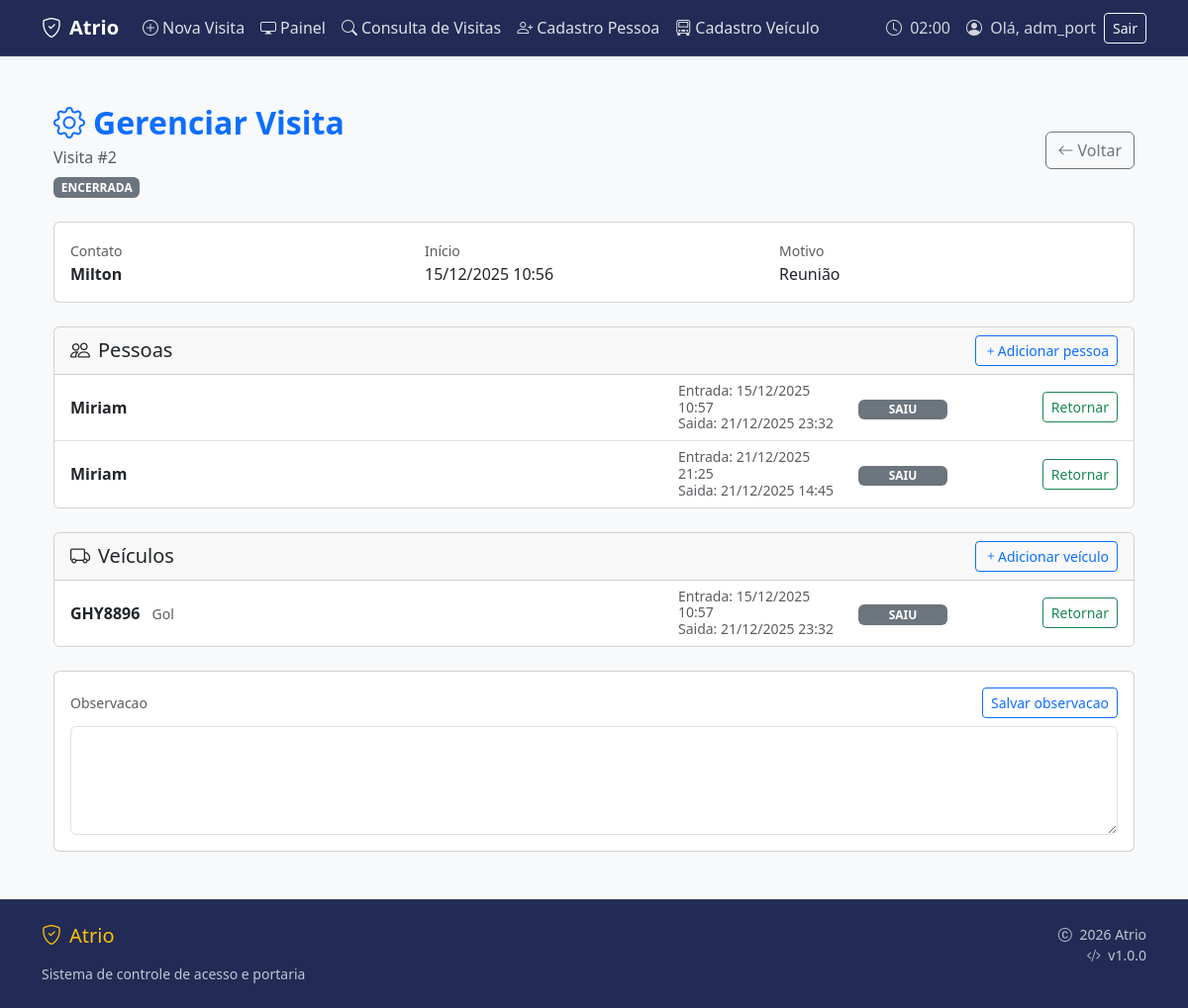
/visitas/2/ (signed in), run on the app's committed database.
### apps/visitas/models.py (models this page shows, shortened)
class GrupoVisita(models.Model):
    criado_por = models.ForeignKey(
        settings.AUTH_USER_MODEL,
        on_delete=models.SET_NULL,
        null=True,
        blank=True,
        related_name="visitas_criadas"
    )
    data_entrada = models.DateTimeField(auto_now_add=True)
    data_saida = models.DateTimeField(blank=True, null=True)
    autorizado_por = models.CharField(max_length=200, blank=True, null=True)
    motivo = models.CharField(max_length=200, blank=True, null=True)
    observacao = models.TextField(blank=True, null=True)

class VisitaPessoa(models.Model):
    grupo = models.ForeignKey(
        GrupoVisita,
        on_delete=models.CASCADE,
        related_name="pessoas"
    )
    pessoa = models.ForeignKey(
        "pessoas.Pessoa",
        on_delete=models.CASCADE
    )
    data_entrada = models.DateTimeField(auto_now_add=True)
    data_saida = models.DateTimeField(blank=True, null=True)

class VisitaVeiculo(models.Model):
    grupo = models.ForeignKey(
        GrupoVisita,
        on_delete=models.CASCADE,
        related_name="veiculos"
    )
    veiculo = models.ForeignKey(
        "veiculos.Veiculo",
        on_delete=models.CASCADE
    )
    data_entrada = models.DateTimeField(auto_now_add=True)
    data_saida = models.DateTimeField(blank=True, null=True)

### apps/pessoas/models.py (models this page shows, shortened)
class Pessoa(models.Model):
    TIPO_CHOICES = [
        ("visitante", "Visitante"),
        ("funcionario", "Funcionário"),
        ("motorista", "Motorista"),
    ]
    nome = models.CharField(max_length=200)
    empresa = models.CharField(max_length=200, blank=True, null=True)
    tipo = models.CharField(max_length=20, choices=TIPO_CHOICES, blank=True, null=True)
    observacao = models.TextField(blank=True, null=True)
    criado_em = models.DateTimeField(auto_now_add=True)
    class Meta:
        app_label = "pessoas"

### apps/veiculos/models.py (models this page shows, shortened)
class Veiculo(models.Model):
    placa = models.CharField(max_length=7, unique=True)
    modelo = models.CharField(max_length=100, blank=True, null=True)
    cor = models.CharField(max_length=50, blank=True, null=True)
    empresa = models.CharField(max_length=200, blank=True, null=True)
    tipo = models.CharField(max_length=50, blank=True, null=True)
    observacao = models.TextField(blank=True, null=True)
    criado_em = models.DateTimeField(auto_now_add=True)
    class Meta:
        app_label = "veiculos"

### apps/ui/views.py (the view)
# urls.py: path('visitas/<int:id>/', views.gerenciar_visita, name='gerenciar_visita'),
@login_required
def gerenciar_visita(request, id):
    visita = get_object_or_404(GrupoVisita, pk=id)
    pessoas = VisitaPessoa.objects.filter(grupo=visita).select_related("pessoa")
    veiculos = VisitaVeiculo.objects.filter(grupo=visita).select_related("veiculo")
    return render(request, "ui/gerenciar_visita.html", {
        "visita": visita,
        "pessoas": pessoas,
        "veiculos": veiculos,
    })

### apps/ui/templates/ui/gerenciar_visita.html (shortened to what this page needs)
{% extends "ui/base.html" %}
{% load static %}
{% block content %}
<div class="container-fluid py-4">
  <div class="d-flex justify-content-between align-items-center mb-4">
    <div>
      <h2 class="fw-bold text-primary mb-1">
        <i class="bi bi-gear me-2"></i>Gerenciar Visita
      </h2>
      <p class="text-muted mb-0">
        Visita #{{ visita.id }}
      </p>
      {% if visita.data_saida %}
        <span class="badge bg-secondary mt-2">ENCERRADA</span>
      {% else %}
        <span class="badge bg-success mt-2">ABERTA</span>
      {% endif %}
    </div>
    <div class="d-flex gap-2">
      <a href="{% url 'ui:visitas' %}" class="btn btn-outline-secondary" id="btnVoltarVisitas" data-default-url="{% url 'ui:visitas' %}">
        <i class="bi bi-arrow-left me-1"></i>Voltar
      </a>
    </div>
  </div>
  <div class="card mb-4">
    <div class="card-body">
      <div class="row g-3">
        <div class="col-md-4">
          <small class="text-muted">Contato</small>
          <div class="fw-semibold">{{ visita.autorizado_por }}</div>
        </div>
        <div class="col-md-4">
          <small class="text-muted">Início</small>
          <div>{{ visita.data_entrada|date:"d/m/Y H:i" }}</div>
        </div>
        <div class="col-md-4">
          <small class="text-muted">Motivo</small>
          <div>{{ visita.motivo|default:"-" }}</div>
        </div>
      </div>
    </div>
  </div>
  <div class="card mb-4">
    <div class="card-header d-flex justify-content-between align-items-center">
      <h5 class="mb-0">
        <i class="bi bi-people me-2"></i>Pessoas
      </h5>
      <button
        id="btnAddPessoaGerenciar"
        class="btn btn-sm btn-outline-primary"
        onclick="mostrarBuscaPessoa()">
        <i class="bi bi-plus"></i>Adicionar pessoa
      </button>
    </div>
    <ul class="list-group list-group-flush">
      {% for p in pessoas %}
        <li class="list-group-item">
          <div class="linha-visita">
            <div class="col-nome">
              <strong>{{ p.pessoa.nome }}</strong>
            </div>
            <div class="col-datas text-muted small">
              <div>Entrada: {{ p.data_entrada|date:"d/m/Y H:i" }}</div>
              <div>Saida: {{ p.data_saida|date:"d/m/Y H:i"|default:"-" }}</div>
            </div>
            <div class="col-status">
              {% if p.data_saida %}
                <span class="badge bg-secondary status-badge">SAIU</span>
              {% else %}
                <span class="badge bg-success status-badge">DENTRO</span>
              {% endif %}
            </div>
            <div class="col-acao">
              {% if p.data_saida %}
                <button class="btn btn-sm btn-outline-success"
                        onclick="registrarEntradaPessoa({{ p.id }})">
                  Retornar
                </button>
              {% else %}
                <button class="btn btn-sm btn-outline-danger"
                        onclick="registrarSaidaPessoa({{ p.id }})">
                  Registrar saída
                </button>
              {% endif %}
            </div>
          </div>
        </li>
      {% endfor %}
    </ul>
  </div>
  <div class="card">
    <div class="card-header d-flex justify-content-between align-items-center">
      <h5 class="mb-0">
        <i class="bi bi-truck me-2"></i>Veículos
      </h5>
      <button
        id="btnAddVeiculoGerenciar"
        class="btn btn-sm btn-outline-primary"
        onclick="mostrarBuscaVeiculo()">
        <i class="bi bi-plus"></i>Adicionar veículo
      </button>
    </div>
    <ul class="list-group list-group-flush">
      {% for v in veiculos %}
        <li class="list-group-item">
          <div class="linha-visita">
            <div class="col-nome">
              <strong>{{ v.veiculo.placa }}</strong>
              <small class="text-muted ms-2">{{ v.veiculo.modelo }}</small>
            </div>
            <div class="col-datas text-muted small">
              <div>Entrada: {{ v.data_entrada|date:"d/m/Y H:i" }}</div>
              <div>Saida: {{ v.data_saida|date:"d/m/Y H:i"|default:"-" }}</div>
            </div>
            <div class="col-status">
              {% if v.data_saida %}
                <span class="badge bg-secondary status-badge">SAIU</span>
              {% else %}
                <span class="badge bg-success status-badge">DENTRO</span>
              {% endif %}
            </div>
            <div class="col-acao">
              {% if v.data_saida %}
                <button class="btn btn-sm btn-outline-success"
                        onclick="registrarEntradaVeiculo({{ v.id }})">
                  Retornar
                </button>
              {% else %}
                <button class="btn btn-sm btn-outline-danger"
                        onclick="registrarSaidaVeiculo({{ v.id }})">
                  Registrar saída
                </button>
              {% endif %}
            </div>
          </div>
        </li>
      {% endfor %}
    </ul>
  </div>
  <div class="card mt-4">
    <div class="card-body">
      <div class="d-flex justify-content-between align-items-center mb-2">
        <small class="text-muted">Observacao</small>
        <button class="btn btn-sm btn-outline-primary" id="btnSalvarObservacao">
          Salvar observacao
        </button>
      </div>
      <textarea id="observacaoInput" class="form-control" rows="4">{{ visita.observacao|default:"" }}</textarea>
    </div>
  </div>
</div>
{% endblock %}

### apps/ui/templates/ui/base.html (shortened to what this page needs)
{% load static %}
<!DOCTYPE html>
<html lang="pt-BR">
<head>
  <link href="https://cdn.jsdelivr.net/npm/bootstrap@5.3.3/dist/css/bootstrap.min.css" rel="stylesheet">
  <link href="https://cdn.jsdelivr.net/npm/bootstrap-icons@1.11.3/font/bootstrap-icons.min.css" rel="stylesheet">
  <link rel="stylesheet" href="{% static 'css/estilos.css' %}">
</head>
<body class="d-flex flex-column min-vh-100 bg-light">
<nav class="navbar navbar-expand-lg navbar-dark navbar-custom shadow-sm">
  <div class="container">
    <a class="navbar-brand fw-bold" href="{% url 'ui:painel' %}">
      <i class="bi bi-shield-check me-2"></i>Atrio
    </a>
    <div class="collapse navbar-collapse" id="navbarNav">
      <ul class="navbar-nav me-auto">
        <li class="nav-item">
          <a class="nav-link {% if request.resolver_match.url_name == 'nova_visita' %}active{% endif %}"
             href="{% url 'ui:nova_visita' %}">
            <i class="bi bi-plus-circle me-1"></i>Nova Visita
          </a>
        </li>
        <li class="nav-item">
          <a class="nav-link {% if request.resolver_match.url_name == 'painel' %}active{% endif %}"
             href="{% url 'ui:painel' %}">
            <i class="bi bi-display me-1"></i>Painel
          </a>
        </li>
        <li class="nav-item">
          <a class="nav-link {% if request.resolver_match.url_name == 'visitas' %}active{% endif %}"
             href="{% url 'ui:visitas' %}">
            <i class="bi bi-search me-1"></i>Consulta de Visitas
          </a>
        </li>
        <li class="nav-item">
          <a class="nav-link {% if request.resolver_match.url_name == 'cadastro_pessoa' %}active{% endif %}"
             href="{% url 'ui:cadastro_pessoa' %}">
            <i class="bi bi-person-plus me-1"></i>Cadastro Pessoa
          </a>
        </li>
        <li class="nav-item">
          <a class="nav-link {% if request.resolver_match.url_name == 'cadastro_veiculo' %}active{% endif %}"
             href="{% url 'ui:cadastro_veiculo' %}">
            <i class="bi bi-truck-front me-1"></i>Cadastro Veículo
          </a>
        </li>
      </ul>
      <div class="d-flex align-items-center gap-3">
        <div class="navbar-text d-none d-lg-block">
          <i class="bi bi-clock me-1"></i>
          <span id="currentTime">{{ now|date:"H:i" }}</span>
        </div>
        {% if request.user.is_authenticated %}
          <div class="d-none d-lg-flex align-items-center gap-2">
            <div class="navbar-text">
              <i class="bi bi-person-circle me-1"></i>
              Olá, {{ request.user.get_full_name|default:request.user.username }}
            </div>
            <form method="post" action="{% url 'logout' %}" class="d-inline">
              <button type="submit" class="btn btn-sm btn-outline-light">
                Sair
              </button>
            </form>
          </div>
        {% else %}
          <a class="btn btn-sm btn-outline-light" href="{% url 'login' %}">
            Entrar
          </a>
        {% endif %}
      </div>
    </div>
  </div>
</nav>
<main class="container py-4 flex-grow-1">
  {% block content %}{% endblock %}
</main>
<footer class="footer-custom footer mt-auto text-light py-4">
  <div class="container">
    <div class="row">
      <div class="col-md-6">
        <h5 class="text-warning mb-3">
          <i class="bi bi-shield-check me-2"></i>Atrio
        </h5>
        <p class="small text-light mb-0 opacity-75">
          Sistema de controle de acesso e portaria
        </p>
      </div>
      <div class="col-md-6 text-md-end">
        <p class="small text-light mb-0 opacity-75">
          <i class="bi bi-c-circle me-1"></i> {% now "Y" %} Atrio
        </p>
        <p class="small text-light opacity-75 mb-0">
          <i class="bi bi-code-slash me-1"></i> v1.0.0
        </p>
      </div>
    </div>
  </div>
</footer>
</body>
</html>

### apps/ui/static/css/estilos.css (style rules this page uses)
:root { --info-color: #0dcaf0; --system-online: #198754; --system-offline: #dc3545; --warning-bg: #fff3cd; --warning-border: #ffc107; --critical-bg: #f8d7da; --critical-border: #dc3545; }
.navbar-custom { background-color: #212b55 !important; border-bottom: 1px solid rgba(255, 255, 255, 0.1); }
.footer-custom { background-color: #212b55 !important; border-top: 1px solid rgba(255, 255, 255, 0.1); }
.navbar-custom .nav-link { color: rgba(255, 255, 255, 0.85) !important; transition: all 0.2s ease; }
.navbar-custom .navbar-brand { color: #fff !important; }
.navbar-custom .navbar-text { color: rgba(255, 255, 255, 0.8) !important; }

### apps/ui/templates/ui/gerenciar_visita.html (style rules this page uses)
.linha-visita { display: grid; grid-template-columns: 1fr 170px 90px 160px; align-items: center; column-gap: 12px; }
.col-nome { min-width: 0; white-space: nowrap; overflow: hidden; text-overflow: ellipsis; }
.status-badge { display: inline-block; width: 90px; text-align: center; }
.col-acao { text-align: right; }
.col-datas { line-height: 1.2; }

### data on the page
GrupoVisita: id "2", autorizado_por "Milton", data_entrada "15/12/2025 10:56", motivo "Reunião"
VisitaPessoa: pessoa.nome "Miriam", data_entrada "15/12/2025 10:57", data_saida "21/12/2025 23:32", shows "SAIU"
VisitaPessoa: pessoa.nome "Miriam", data_entrada "21/12/2025 21:25", data_saida "21/12/2025 14:45", shows "SAIU"
VisitaVeiculo: veiculo.placa "GHY8896", veiculo.modelo "Gol", data_entrada "15/12/2025 10:57", data_saida "21/12/2025 23:32", shows "SAIU"

### other printed values
{{ request.user.get_full_name|default:request.user.username }} "adm_port"
